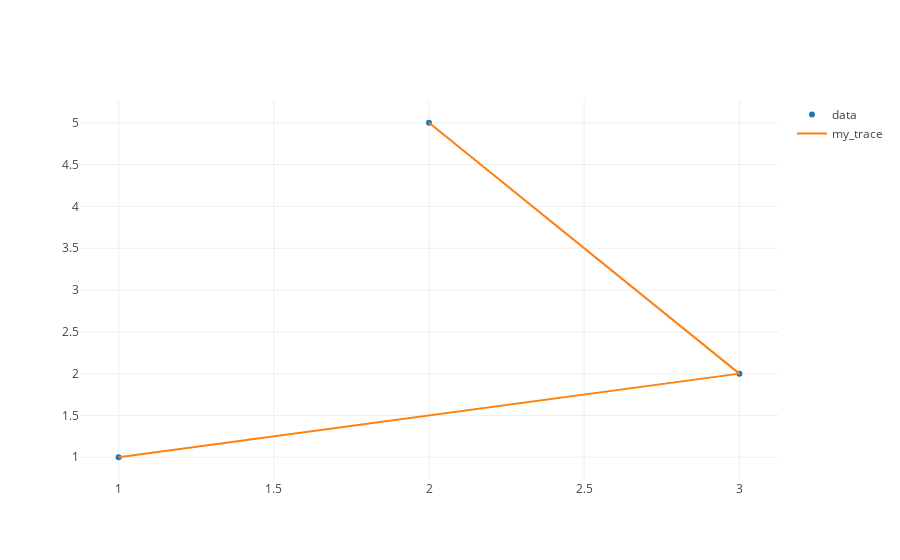

The code cell stored with this chart in its notebook:
### Markdown cell above
Ok, now we have built a function to easily generate a trace.  Let's see it in action!  Uncomment some of the code below and try it out. Experiment with having your trace display with 'markers' or 'lines'.  You can only see the name of the plot if more than one trace is present, so practice adding more than one trace, to the plot.

### Code cell
trace0 = build_trace(data)

trace0 = build_trace(data, 'markers')
trace1 = build_trace(data, 'lines', 'my_trace')
plot({'data':[trace0, trace1]})

### Figure 1 — Plotly figure (JSON) as saved in the notebook; plotly's stock layout.template omitted (floating-point values rounded to 4 significant figures)
{"data": [{"mode": "markers", "name": "data", "type": "scatter", "uid": "17ae0b0a-dfbf-11e8-a48e-0242ac11004d", "x": [1, 3, 2], "y": [1, 2, 5]}, {"mode": "lines", "name": "my_trace", "type": "scatter", "uid": "17ae0e52-dfbf-11e8-a48e-0242ac11004d", "x": [1, 3, 2], "y": [1, 2, 5]}], "layout": {}}
